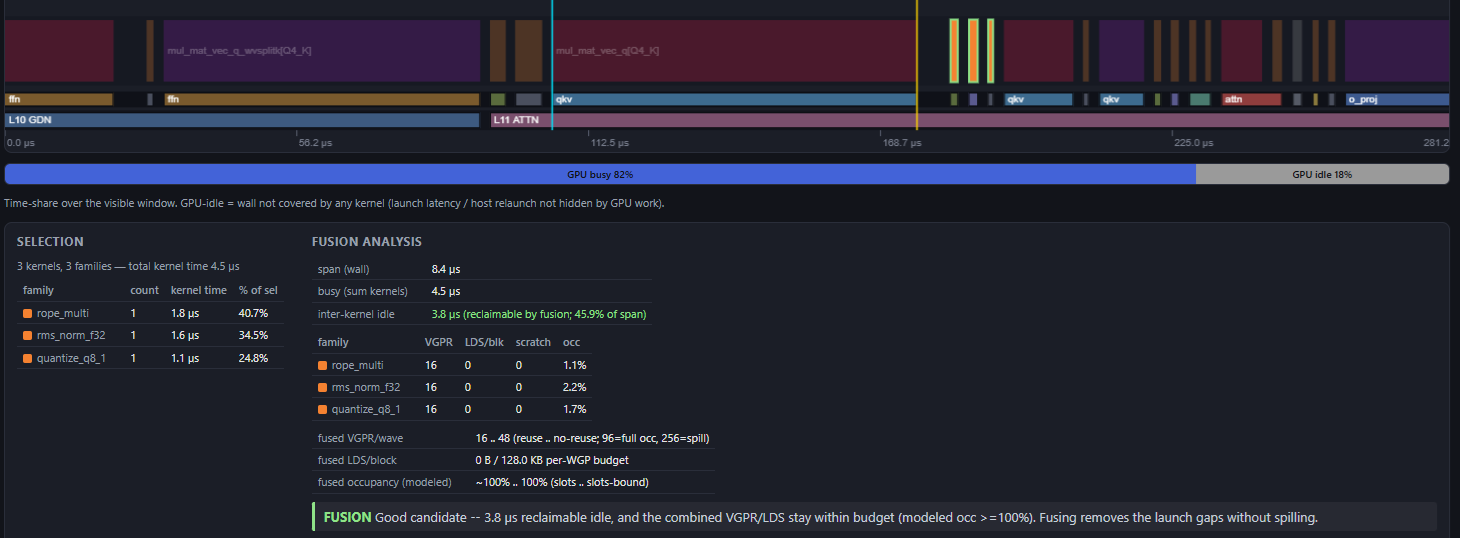
#> input picture docs/fusion-analysis.png, 1460 x 538 px, found by its file name
$ python annotate_fusion_analysis.py
#> lines starting #> are read from the running program, lines starting #| are printed output that depends on the picture
#!/usr/bin/env python3
"""Annotate docs/fusion-analysis.png, focused on the Fusion Analysis panel."""
from PIL import Image, ImageDraw, ImageFont

SRC = "docs/fusion-analysis.png"
DST = "docs/fusion-analysis-annotated.png"

FONT_DIR = "/usr/share/fonts/truetype/dejavu/"
def font(name, sz):
    return ImageFont.truetype(FONT_DIR + name, sz)

f_badge   = font("DejaVuSans-Bold.ttf", 18)
f_zone    = font("DejaVuSans-Bold.ttf", 16)
f_legend  = font("DejaVuSans.ttf", 15)
f_legendb = font("DejaVuSans-Bold.ttf", 15)
f_title   = font("DejaVuSans-Bold.ttf", 20)

base = Image.open(SRC).convert("RGBA")
#> base is the input picture: PIL image 1460x538 RGBA; mean R, G, B, A 37.9, 37.7, 51.1, 255
W, H = base.size
#> W = 1460; H = 538

MARGIN = 300  # bottom strip for the legend
canvas = Image.new("RGBA", (W, H + MARGIN), (18, 18, 22, 255))
canvas.paste(base, (0, 0))
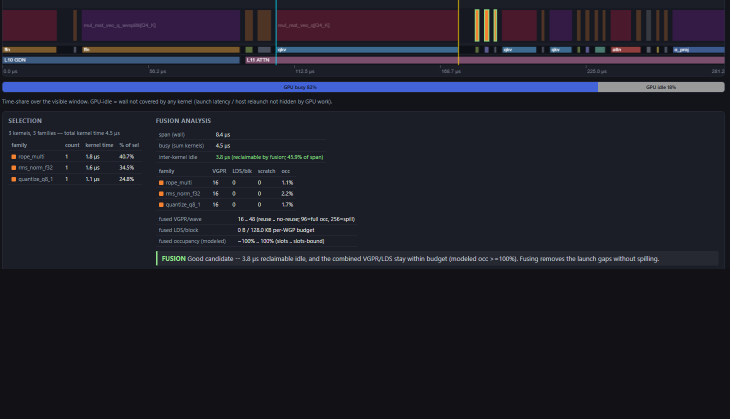
#> canvas: PIL image 1460x838 RGBA (shown at 1/2 size); mean R, G, B, A 30.8, 30.6, 40.7, 255
ov = Image.new("RGBA", canvas.size, (0, 0, 0, 0))
#> ov: PIL image 1460x838 RGBA; every value is 0
d = ImageDraw.Draw(ov)

ACCENT = (255, 210, 40, 255)
ZONE   = (80, 200, 255, 255)

def zone(x0, y0, x1, y1, label, col=ZONE):
#> called with x0 = 306, y0 = 232, x1 = 726, y1 = 528, label = 'FUSION ANALYSIS', col = (80, 200, 255, 255)
    d.rectangle([x0, y0, x1, y1], outline=col, width=3)
    tw = d.textlength(label, font=f_zone)
#> tw = 160.5
    pad = 6
    ty = y0 - 24 if y0 - 24 > 0 else y0 + 4
    d.rectangle([x0, ty, x0 + tw + 2 * pad, ty + 22], fill=(10, 10, 12, 235))
    d.text((x0 + pad, ty + 3), label, font=f_zone, fill=col)

def badge(n, bx, by, tx, ty):
#> called with n = 1, bx = 1055, by = 50, tx = 996, ty = 50
    r = 15
    d.line([bx, by, tx, ty], fill=ACCENT, width=3)
    d.ellipse([tx - 4, ty - 4, tx + 4, ty + 4], fill=ACCENT)
    d.ellipse([bx - r, by - r, bx + r, by + r], fill=(10, 10, 12, 255),
              outline=ACCENT, width=3)
    s = str(n)
    tw = d.textlength(s, font=f_badge)
#> tw = 12.53
    d.text((bx - tw / 2, by - 11), s, font=f_badge, fill=ACCENT)

# ---- zone boxes ----
zone(306, 232, 726, 528, "FUSION ANALYSIS")
zone(10, 232, 296, 370, "SELECTION")

# ---- numbered badges pointing at each row ----
# (n, badge_x, badge_y, target_x, target_y)
badge(1, 1055, 50, 996, 50)     # easy selection -> the 3 highlighted kernels
badge(2, 152, 205, 152, 233)    # SELECTION panel (from lasso)
badge(3, 780, 268, 470, 268)    # span (wall)
badge(4, 810, 291, 470, 291)    # busy (sum kernels)
badge(5, 780, 314, 645, 313)    # inter-kernel idle (reclaimable)
badge(6, 810, 386, 600, 386)    # per-family VGPR/LDS/scratch/occ table
badge(7, 780, 437, 715, 437)    # fused VGPR/wave
badge(8, 810, 459, 630, 459)    # fused LDS/block
badge(9, 780, 481, 650, 481)    # fused occupancy (modeled)
badge(10, 780, 515, 720, 515)   # FUSION verdict line

# ---- legend in the bottom margin, two columns ----
d.text((20, H + 12), "Fusion Analysis — feature guide", font=f_title,
       fill=(240, 240, 245, 255))

items = [
    ("1", "easy selection", "drag a lasso on the timeline; ctrl/cmd+click adds/removes one."),
    ("2", "Selection panel", "families you picked: count, kernel time, % of selection."),
    ("3", "span (wall)", "wall-clock time covered by the selected kernel group."),
    ("4", "busy (sum kernels)", "GPU time actually spent inside those kernels."),
    ("5", "inter-kernel idle", "span - busy = idle between kernels; reclaimable by fusion."),
    ("6", "per-family resources", "VGPR, LDS/block, scratch, occupancy per family."),
    ("7", "fused VGPR/wave", "modeled registers if fused (96=full occ, 256=spill)."),
    ("8", "fused LDS/block", "modeled LDS use vs the per-WGP LDS budget."),
    ("9", "fused occupancy", "modeled occupancy of the fused kernel (slots-bound here)."),
    ("10", "fusion verdict", "plain-language call: worth it, and within budget?"),
]

col_w = 730
rx = [20, 20 + col_w]
rows_per_col = 5
row_h = 42
top = H + 48
#> top = 586
for i, (num, head, desc) in enumerate(items):
    x = rx[i // rows_per_col]
    y = top + (i % rows_per_col) * row_h
    d.ellipse([x, y, x + 24, y + 24], fill=(10, 10, 12, 255), outline=ACCENT, width=3)
    tw = d.textlength(num, font=f_legendb)
    d.text((x + 12 - tw / 2, y + 3), num, font=f_legendb, fill=ACCENT)
    d.text((x + 34, y - 1), head, font=f_legendb, fill=(255, 235, 150, 255))
    d.text((x + 34, y + 18), desc, font=f_legend, fill=(205, 205, 210, 255))
#> this loop made 10 passes
#> tw on passes 1 to 10: 10.44, 10.44, 10.44, 10.44, 10.44, 10.44, 10.44, 10.44, 10.44, 20.88

out = Image.alpha_composite(canvas, ov).convert("RGB")
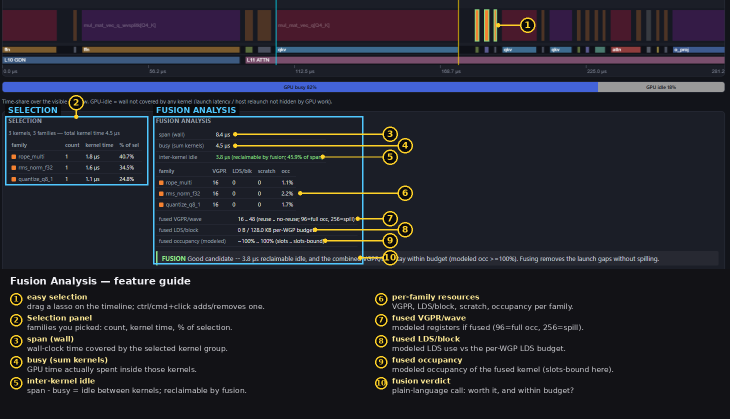
#> out: PIL image 1460x838 RGB (shown at 1/2 size); mean R, G, B 35.9, 36.1, 44.5
out.save(DST)
print("wrote", DST, out.size)
#| wrote docs/fusion-analysis-annotated.png (1460, 838)

$ run again, with docs/system-view.png copied over docs/fusion-analysis.png
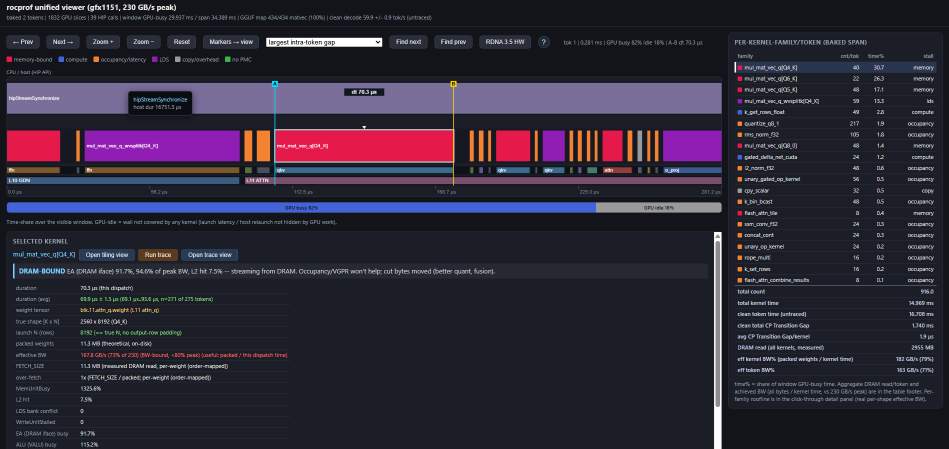
#> input picture docs/system-view.png, 1898 x 898 px, found by its file name (shown at 1/2 size)
#> base is the input picture: PIL image 1898x898 RGBA; mean R, G, B, A 45.4, 40.9, 55.3, 255
#> `canvas.paste(base, (0, 0))`:
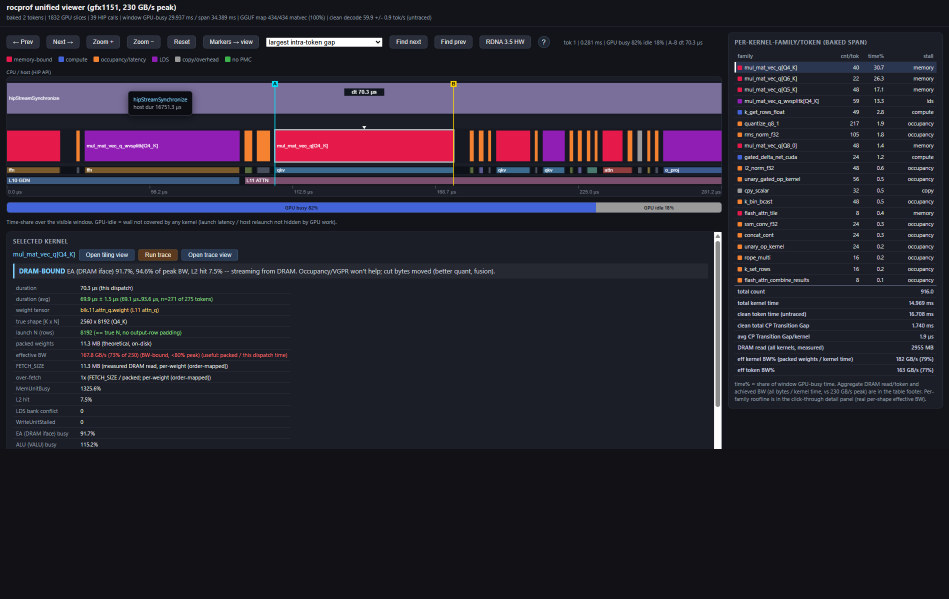
#> canvas: PIL image 1898x1198 RGBA (shown at 1/2 size); mean R, G, B, A 38.5, 35.2, 47, 255
#> ov: PIL image 1898x1198 RGBA; every value is 0
#> in zone, `tw = d.textlength(label, font=f_zone)`: tw = 160.5
#> in badge, `tw = d.textlength(s, font=f_badge)`: tw = 12.53
#> the loop `for i, (num, head, desc) in enumerate(items):` made 10 passes
#> tw on passes 1 to 8: 10.44, 10.44, 10.44, 10.44, 10.44, 10.44, 10.44, 10.44
#> `out = Image.alpha_composite(canvas, ov).convert("RGB")`:
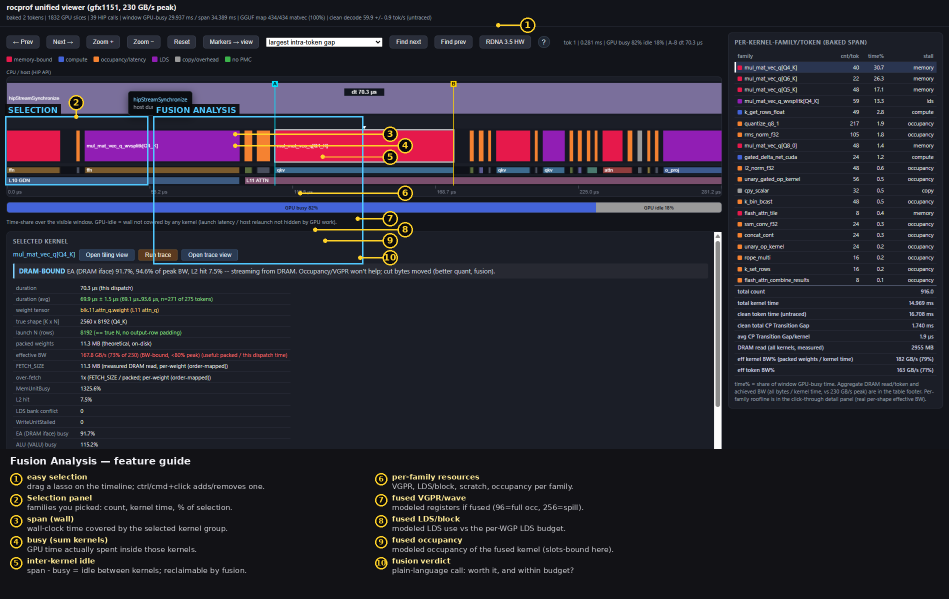
#> out: PIL image 1898x1198 RGB (shown at 1/2 size); mean R, G, B 40.7, 38, 48.7
#| wrote docs/fusion-analysis-annotated.png (1898, 1198)
